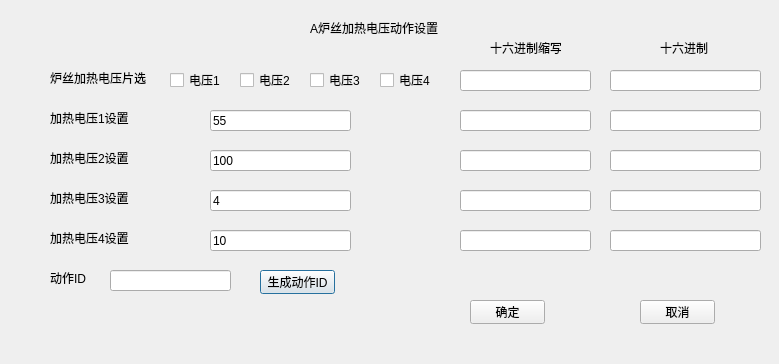
<?xml version="1.0" encoding="UTF-8"?>
<ui version="4.0">
 <class>FurnaceWireHeating</class>
 <widget class="QDialog" name="FurnaceWireHeating">
  <property name="geometry">
   <rect>
    <x>0</x>
    <y>0</y>
    <width>779</width>
    <height>364</height>
   </rect>
  </property>
  <property name="windowTitle">
   <string>Dialog</string>
  </property>
  <widget class="QLabel" name="label">
   <property name="geometry">
    <rect>
     <x>310</x>
     <y>20</y>
     <width>131</width>
     <height>16</height>
    </rect>
   </property>
   <property name="text">
    <string>A炉丝加热电压动作设置</string>
   </property>
  </widget>
  <widget class="QLabel" name="label_2">
   <property name="geometry">
    <rect>
     <x>50</x>
     <y>70</y>
     <width>101</width>
     <height>16</height>
    </rect>
   </property>
   <property name="text">
    <string>炉丝加热电压片选</string>
   </property>
  </widget>
  <widget class="QCheckBox" name="checkBox_1">
   <property name="geometry">
    <rect>
     <x>170</x>
     <y>70</y>
     <width>51</width>
     <height>20</height>
    </rect>
   </property>
   <property name="text">
    <string>电压1</string>
   </property>
  </widget>
  <widget class="QCheckBox" name="checkBox_2">
   <property name="geometry">
    <rect>
     <x>240</x>
     <y>70</y>
     <width>51</width>
     <height>20</height>
    </rect>
   </property>
   <property name="text">
    <string>电压2</string>
   </property>
  </widget>
  <widget class="QCheckBox" name="checkBox_3">
   <property name="geometry">
    <rect>
     <x>310</x>
     <y>70</y>
     <width>51</width>
     <height>20</height>
    </rect>
   </property>
   <property name="text">
    <string>电压3</string>
   </property>
  </widget>
  <widget class="QCheckBox" name="checkBox_4">
   <property name="geometry">
    <rect>
     <x>380</x>
     <y>70</y>
     <width>51</width>
     <height>20</height>
    </rect>
   </property>
   <property name="text">
    <string>电压4</string>
   </property>
  </widget>
  <widget class="QLabel" name="label_3">
   <property name="geometry">
    <rect>
     <x>50</x>
     <y>110</y>
     <width>101</width>
     <height>16</height>
    </rect>
   </property>
   <property name="text">
    <string>加热电压1设置</string>
   </property>
  </widget>
  <widget class="QLineEdit" name="valLineEdit_1">
   <property name="geometry">
    <rect>
     <x>210</x>
     <y>110</y>
     <width>141</width>
     <height>21</height>
    </rect>
   </property>
   <property name="text">
    <string>55</string>
   </property>
  </widget>
  <widget class="QLineEdit" name="valLineEdit_2">
   <property name="geometry">
    <rect>
     <x>210</x>
     <y>150</y>
     <width>141</width>
     <height>21</height>
    </rect>
   </property>
   <property name="text">
    <string>100</string>
   </property>
  </widget>
  <widget class="QLabel" name="label_4">
   <property name="geometry">
    <rect>
     <x>50</x>
     <y>150</y>
     <width>101</width>
     <height>16</height>
    </rect>
   </property>
   <property name="text">
    <string>加热电压2设置</string>
   </property>
  </widget>
  <widget class="QLineEdit" name="valLineEdit_3">
   <property name="geometry">
    <rect>
     <x>210</x>
     <y>190</y>
     <width>141</width>
     <height>21</height>
    </rect>
   </property>
   <property name="text">
    <string>4</string>
   </property>
  </widget>
  <widget class="QLabel" name="label_5">
   <property name="geometry">
    <rect>
     <x>50</x>
     <y>190</y>
     <width>101</width>
     <height>16</height>
    </rect>
   </property>
   <property name="text">
    <string>加热电压3设置</string>
   </property>
  </widget>
  <widget class="QLineEdit" name="valLineEdit_4">
   <property name="geometry">
    <rect>
     <x>210</x>
     <y>230</y>
     <width>141</width>
     <height>21</height>
    </rect>
   </property>
   <property name="text">
    <string>10</string>
   </property>
  </widget>
  <widget class="QLabel" name="label_6">
   <property name="geometry">
    <rect>
     <x>50</x>
     <y>230</y>
     <width>101</width>
     <height>16</height>
    </rect>
   </property>
   <property name="text">
    <string>加热电压4设置</string>
   </property>
  </widget>
  <widget class="QLabel" name="label_7">
   <property name="geometry">
    <rect>
     <x>660</x>
     <y>40</y>
     <width>54</width>
     <height>16</height>
    </rect>
   </property>
   <property name="text">
    <string>十六进制</string>
   </property>
  </widget>
  <widget class="QLabel" name="label_8">
   <property name="geometry">
    <rect>
     <x>490</x>
     <y>40</y>
     <width>71</width>
     <height>16</height>
    </rect>
   </property>
   <property name="text">
    <string>十六进制缩写</string>
   </property>
  </widget>
  <widget class="QLineEdit" name="hexOmitLineEdit_1">
   <property name="geometry">
    <rect>
     <x>460</x>
     <y>70</y>
     <width>131</width>
     <height>21</height>
    </rect>
   </property>
   <property name="readOnly">
    <bool>true</bool>
   </property>
  </widget>
  <widget class="QLineEdit" name="hexLineEdit_1">
   <property name="geometry">
    <rect>
     <x>610</x>
     <y>70</y>
     <width>151</width>
     <height>21</height>
    </rect>
   </property>
   <property name="readOnly">
    <bool>true</bool>
   </property>
  </widget>
  <widget class="QLineEdit" name="hexOmitLineEdit_2">
   <property name="geometry">
    <rect>
     <x>460</x>
     <y>110</y>
     <width>131</width>
     <height>21</height>
    </rect>
   </property>
   <property name="readOnly">
    <bool>true</bool>
   </property>
  </widget>
  <widget class="QLineEdit" name="hexLineEdit_2">
   <property name="geometry">
    <rect>
     <x>610</x>
     <y>110</y>
     <width>151</width>
     <height>21</height>
    </rect>
   </property>
   <property name="readOnly">
    <bool>true</bool>
   </property>
  </widget>
  <widget class="QLineEdit" name="hexOmitLineEdit_3">
   <property name="geometry">
    <rect>
     <x>460</x>
     <y>150</y>
     <width>131</width>
     <height>21</height>
    </rect>
   </property>
   <property name="readOnly">
    <bool>true</bool>
   </property>
  </widget>
  <widget class="QLineEdit" name="hexLineEdit_3">
   <property name="geometry">
    <rect>
     <x>610</x>
     <y>150</y>
     <width>151</width>
     <height>21</height>
    </rect>
   </property>
   <property name="readOnly">
    <bool>true</bool>
   </property>
  </widget>
  <widget class="QLineEdit" name="hexOmitLineEdit_4">
   <property name="geometry">
    <rect>
     <x>460</x>
     <y>190</y>
     <width>131</width>
     <height>21</height>
    </rect>
   </property>
   <property name="readOnly">
    <bool>true</bool>
   </property>
  </widget>
  <widget class="QLineEdit" name="hexLineEdit_4">
   <property name="geometry">
    <rect>
     <x>610</x>
     <y>190</y>
     <width>151</width>
     <height>21</height>
    </rect>
   </property>
   <property name="readOnly">
    <bool>true</bool>
   </property>
  </widget>
  <widget class="QLineEdit" name="hexOmitLineEdit_5">
   <property name="geometry">
    <rect>
     <x>460</x>
     <y>230</y>
     <width>131</width>
     <height>21</height>
    </rect>
   </property>
   <property name="readOnly">
    <bool>true</bool>
   </property>
  </widget>
  <widget class="QLineEdit" name="hexLineEdit_5">
   <property name="geometry">
    <rect>
     <x>610</x>
     <y>230</y>
     <width>151</width>
     <height>21</height>
    </rect>
   </property>
   <property name="readOnly">
    <bool>true</bool>
   </property>
  </widget>
  <widget class="QLabel" name="label_9">
   <property name="geometry">
    <rect>
     <x>50</x>
     <y>270</y>
     <width>54</width>
     <height>16</height>
    </rect>
   </property>
   <property name="text">
    <string>动作ID</string>
   </property>
  </widget>
  <widget class="QLineEdit" name="actionIDLineEdit">
   <property name="geometry">
    <rect>
     <x>110</x>
     <y>270</y>
     <width>121</width>
     <height>21</height>
    </rect>
   </property>
  </widget>
  <widget class="QPushButton" name="generateIDPushButton">
   <property name="geometry">
    <rect>
     <x>260</x>
     <y>270</y>
     <width>75</width>
     <height>24</height>
    </rect>
   </property>
   <property name="text">
    <string>生成动作ID</string>
   </property>
  </widget>
  <widget class="QPushButton" name="commitPushButton">
   <property name="geometry">
    <rect>
     <x>470</x>
     <y>300</y>
     <width>75</width>
     <height>24</height>
    </rect>
   </property>
   <property name="text">
    <string>确定</string>
   </property>
  </widget>
  <widget class="QPushButton" name="cancelPushButton">
   <property name="geometry">
    <rect>
     <x>640</x>
     <y>300</y>
     <width>75</width>
     <height>24</height>
    </rect>
   </property>
   <property name="text">
    <string>取消</string>
   </property>
  </widget>
 </widget>
 <resources/>
 <connections/>
</ui>
